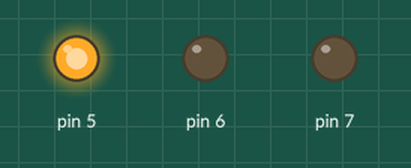
This sketch was run on a simulated Arduino Uno, built with avr-gcc and run on an emulated ATmega328P. Parts: output pins drawn as LEDs (lit = HIGH).

Above: at 4.0 s.
At 6.0 s:
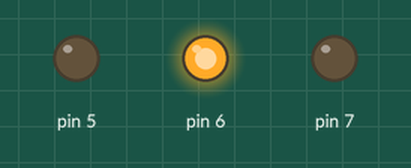
At 8.0 s:
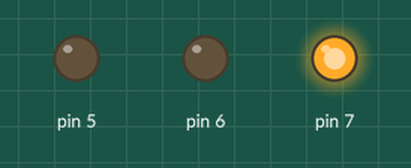
At 10.0 s:
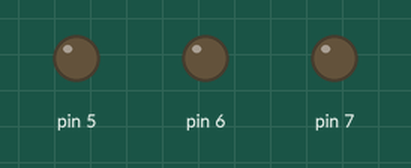
Timing chart, 0 to 13.4 s (numbered marks = the images above):
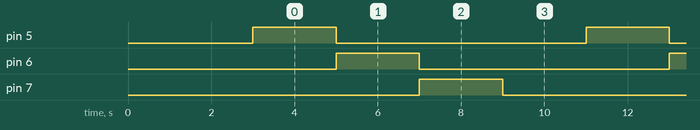

The sketch:

led_test.ino
```cpp
void setup(){
  pinMode(5, OUTPUT);
  pinMode(6, OUTPUT);
  pinMode(7, OUTPUT);
  digitalWrite(5, LOW);
  digitalWrite(6, LOW);
  digitalWrite(7, LOW);
  delay(3000);
}

void loop(){
  for(int i=0; i<4; i++){
    switch(i){
      case 0:
        digitalWrite(5, HIGH);
        break;
      case 1:
        digitalWrite(6, HIGH);
        digitalWrite(5, LOW);
        break;
      case 2:
        digitalWrite(7, HIGH);
        digitalWrite(6, LOW);
        break;
      case 3:
        digitalWrite(5, LOW);
        digitalWrite(6, LOW);
        digitalWrite(7, LOW);
        break;
    }
    delay(2000);
  }
}
```

Measured:
- by itself, pin 5–7: alternates HIGH for 2.0 s and LOW for 6.0 s
- by itself, everything shown: repeats every 8.0 s, in 4 steps
